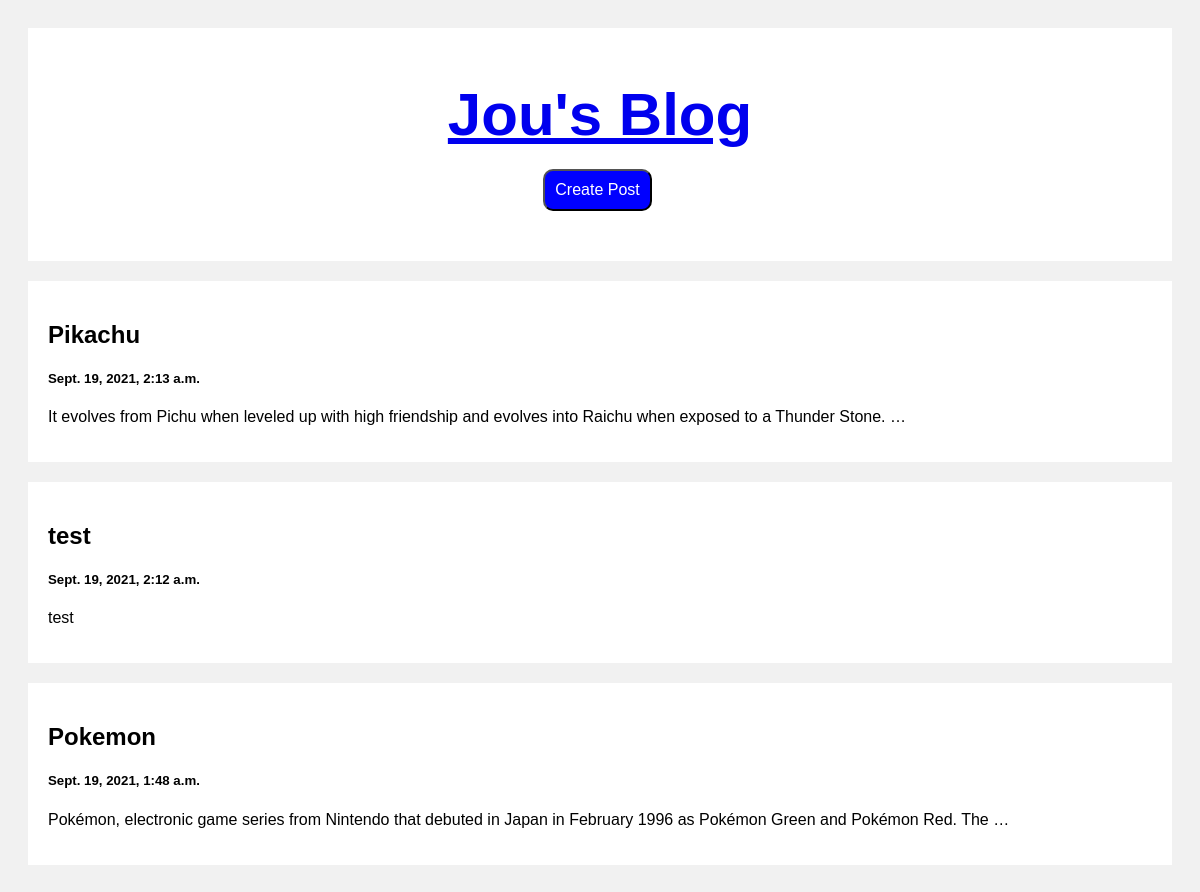
The app's page /, older data.
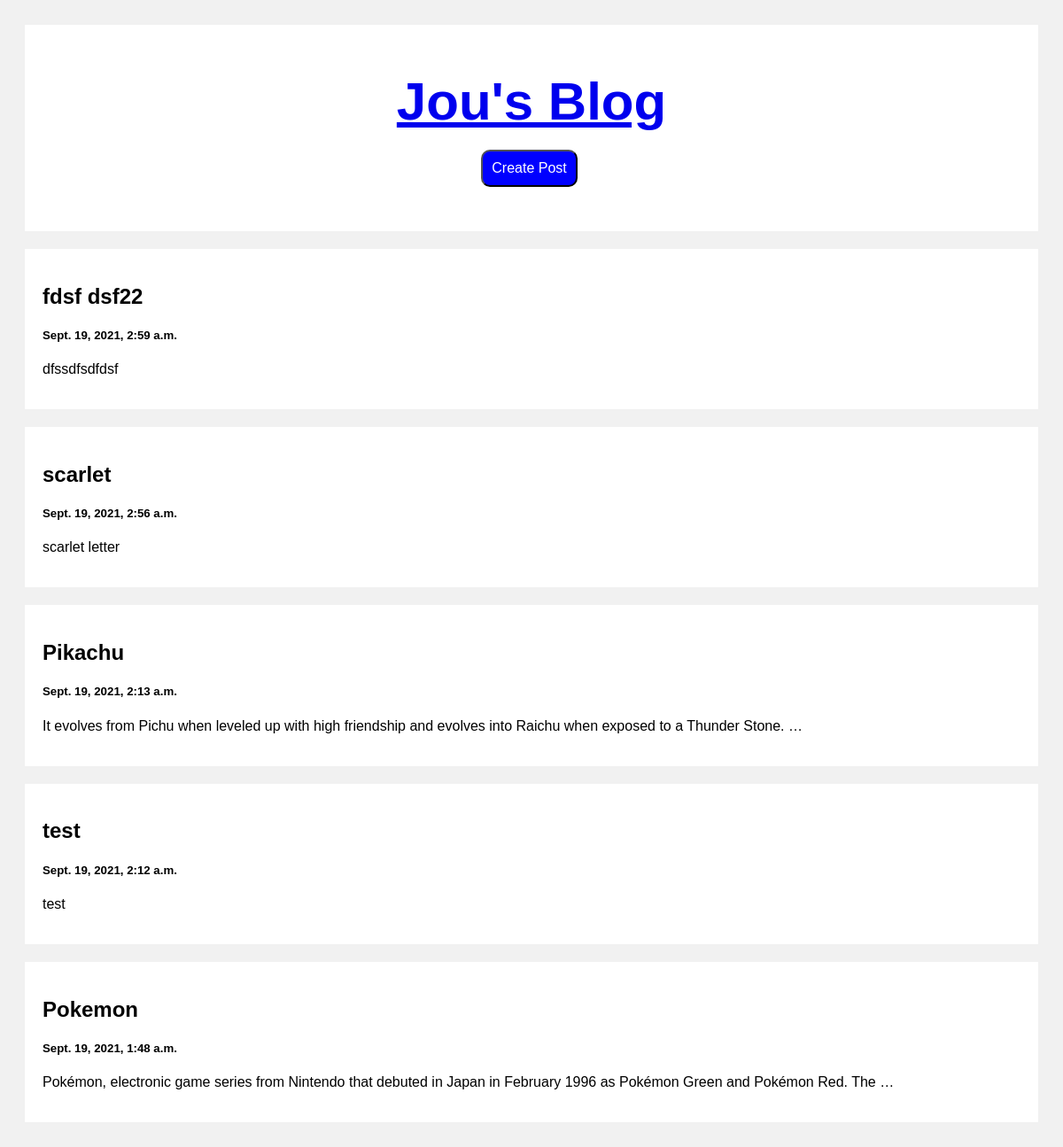
The same page, newer data.
### post/models.py (models this page shows, shortened)
class Post(models.Model):
    title = models.CharField(max_length=100)
    body = models.CharField(max_length=1000000)
    created_at = models.DateTimeField(default=datetime.now, blank=True)

### post/views.py (the view)
# urls.py: path('', views.index, name='index'),
def index(request):
    posts = Post.objects.all()
    return render(request, 'post/index.html', {'posts': posts})

### post/templates/post/index.html
{% extends './base.html' %}
{% block content %}
<div class="row">
  <div class="leftcolumn">
    {% for post in posts reversed %}
    <div class="card">
      <a style="text-decoration: none; color: black;" href="/post/{{post.id}}">
        <h2>{{post.title}}</h2>
        <h5>{{post.created_at}}</h5>
        <p>{{post.body|truncatewords:20}}</p>
      </a>
    </div>
    {% endfor %}
  </div>
</div>
{% endblock %}

### post/templates/post/base.html (shortened to what this page needs)
<!DOCTYPE html>
<html>
<head>
</head>
<body>
<div class="header">
<a href="{% url 'index' %}">
  <h2>Jou's Blog</h2>
</a>
  <a href="{% url 'postcreate' %}">
    <button class="btn">Create Post</button>
  </a>
</div>
{% block content %}
{% endblock %}
</body>
</html>

### post/templates/post/base.html (style rules this page uses)
* { box-sizing: border-box; }
body { font-family: Arial; padding: 20px; background: #f1f1f1; }
.header { padding: 2px; font-size: 40px; text-align: center; background: white; padding-bottom: 50px; }
h2 { margin-bottom: 10px; }
.leftcolumn { float: left; width: 100%; }
.card { background-color: white; padding: 20px; margin-top: 20px; }
.row:after { content: ""; display: table; clear: both; }
.btn { margin-right: 5px; background-color: blue; padding: 10px; color: white; font-size: medium; border-radius: 10px; }

Row changes from the older to the newer data that the page shows:
added Post: title "fdsf dsf22", created_at "Sept. 19, 2021, 2:59 a.m.", body "dfssdfsdfdsf"
added Post: title "scarlet", created_at "Sept. 19, 2021, 2:56 a.m.", body "scarlet letter"
